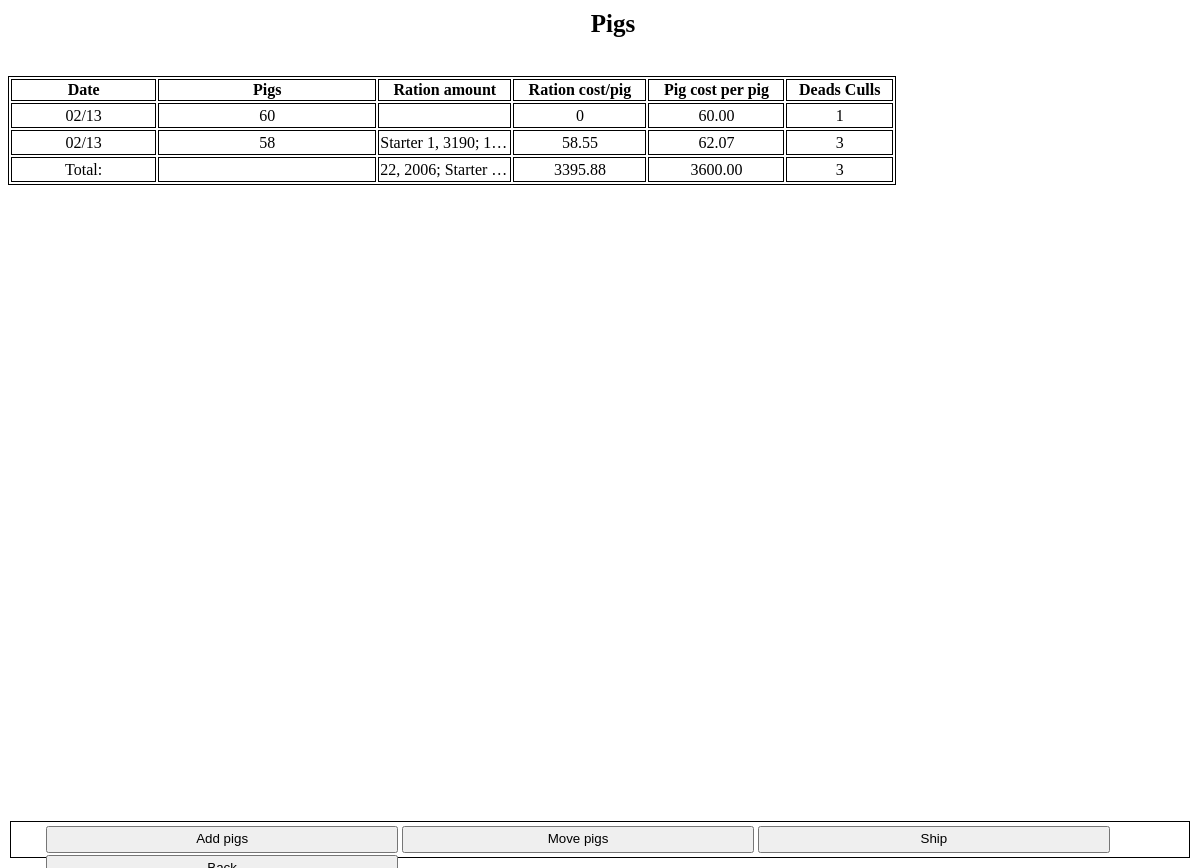
Page /pigs/pen1/pigsforpen/ (signed in) on the committed database.
### pigs/models.py (models this page shows, shortened)
class Pigsinpen(models.Model):
    pigpen = models.ForeignKey(Pigpen,on_delete=models.CASCADE)
    pigs = models.PositiveIntegerField()
    pig_cost_total = models.DecimalField(max_digits=6,decimal_places=2)
    date = models.DateTimeField()
    notes = models.CharField(max_length = 300,blank=True,null = True)

class Pigpen(models.Model):
    pen = models.CharField(max_length=2,primary_key=True)
    def __str__(self):
        return str(self.pen)
    class Meta:
        ordering = ['pen']

### pigs/views.py (the view)
# urls.py: url(r'^pen(?P<pk>[0-9]+)/pigsforpen/$', views.pigsforpen.as_view(), name= 'pigsforpen'),
class pigsforpen(LoginRequiredMixin, generic.DetailView):
    model = Pigpen
    template_name = 'pigs/pigsforpen.html'

### pigs/templatetags/appfilters.py (called while the page is built)
@register.simple_tag
def cost(pigpen,pigs,pigs_in_pen):
    try:
        return round(pigration.objects.filter(pigpen=pigpen).filter(pigsinapen=pigs).aggregate(total = Sum('ration_price'))['total'] / pigs_in_pen ,2)
    except:
        return 0

@register.simple_tag
def totalcost(pigpen):
   try:
        return round(pigration.objects.filter(pigpen=pigpen).aggregate(total= Sum('ration_price'))['total'],2)
   except:
        return 0

@register.filter
def divide(value,key):
        return round(value / key,2)

@register.simple_tag
def ration(pigpen,pigs):
    result = ("; ".join(str(e) for e in list(pigration.objects.values_list('ration').filter(pigpen=pigpen).filter(pigsinapen = pigs).annotate(Sum('ration_amount')).order_by('date'))))
    return result.translate({ord(r): None for r in "(')"})

@register.simple_tag
def rationtotal(pigpen):
     result = ("; ".join(str(e) for e in list(pigration.objects.values_list('ration').order_by('ration').filter(pigpen=pigpen).annotate(Sum('ration_amount')))))
     return result.translate({ord(r): None for r in "(')"})

@register.simple_tag
def deads(pigpen,date):
    d = str(deadculled.objects.filter(pigpen=pigpen).filter(date__lte=date).values_list('dead').aggregate(deads = Coalesce(Sum(F('dead')),0)))
    mod = d.translate({ord(r): None for r in "{}'"})
    return mod

@register.simple_tag
def culls(pigpen,date):
    c = str(deadculled.objects.filter(pigpen=pigpen).filter(date__lte=date).values_list('culled').aggregate(culls = Coalesce(Sum(F('culled')),0)))
    mod = c.translate({ord(r): None for r in "{}'"})
    return mod

@register.simple_tag
def totaldead(pigpen,date):
    td = deadculled.objects.filter(pigpen=pigpen).filter(date__lte=date).aggregate(total=Coalesce(Sum(F('culled')),0) + Coalesce(Sum(F('dead')),0))['total']
    return td

### pigs/templates/pigs/pigsforpen.html (shortened to what this page needs)
﻿<!DOCTYPE html>
{% load static %}
{% load appfilters %}
<link rel="stylesheet" type="text/css" href="{% static 'pigs/pigsforpen.css' %}" />
<link rel="stylesheet" type="text/css" href="{% static 'pigs/Generalstyles.css' %}" />
<link rel="stylesheet" type="text/css" href="{% static 'pigs/formstyles.css' %}" />
<html lang="en" xmlns="http://www.w3.org/1999/xhtml">
<head>
</head>
<body ontouchstart="">
    <div class="headerwitharrow">
        <h1>Pigs</h1>
    </div>
    <div class="tablewrapper">
    <div class="tablescroll">
    <table class="col-m-10 col-9 sortable">
        <tr>
            <th class="col-s-2">Date</th>
            <th class="col-s-1 col-m-2">Pigs</th>
            <th class="col-s-3">Ration amount</th>
            <th class="col-s-2">
                Ration cost/pig
            </th>
            <th class="col-s-2">Pig cost per pig</th>
            <th class="col-s-2">Deads Culls</th>
        </tr>
        {% for pig in pigpen.pigsinpen_set.all %}
        <tr>
            <td class="col-s-2 cos-m-2 col-2">{{pig.date|date:"m/j"}}</td>
            <td class="col-m-2 col-3 col-s-1">{{pig.pigs}}</td>
            {% ration pigpen pig.id as ration %}
            <td class="overflow">{{ration}}</td>
            {% cost pigpen pig.id pig.pigs as cost %}
            <td>{{cost}}</td>
            <td>{{pig.pig_cost_total|divide:pig.pigs}}</td>
            <td class="hovertd">
                <div class="hover">
                    {% totaldead pigpen pig.date %}
                </div>
            </td>
        </tr>
        {% if forloop.last %}
        <tr>
            <td>Total:</td>
            <td>{{pig.p}}</td>
            {% rationtotal pigpen as total%}
            <td class="overflow">{{total}}</td>
            <td>{% totalcost pigpen %}</td>
            <td>{{pig.pig_cost_total}}</td>
            <td>{% totaldead pigpen pig.date %}</td>
        </tr>
        {%endif%}
        {%endfor%}
    </table>
        </div>
        </div>
    <nav>
        <button class="navbutton"><a class="nostyle block" href="{% url 'pigs:addpigs' pigpen %}">Add pigs</a></button>
        {% if pigpen.pigsinpen_set.exists %}
        <button class="navbutton"><a class="nostyle block" href="{% url 'pigs:movepigs' pigpen %}">Move pigs</a></button>
        <button class="navbutton"><a class="nostyle block" href="{% url 'pigs:ship' pigpen %}">Ship</a></button>
        {%else%}
        <button disabled class="navbutton">Move pigs</button>
        <button disabled class="navbutton">Ship</button>
        {%endif%}
        <button class="navbutton displaynone-s displaynone-m"><a class="nostyle block" href="{% url 'pigs:pen' pigpen %}">Back</a></button>
        </nav>
</body>
</html>

### pigs/static/pigs/pigsforpen.css (style rules this page uses)
﻿body, html { overflow:hidden; height:100%; }
table, th, td { border:1px solid black; cursor:default; font-size:1em; }
td { text-align:center; transition:all 3s ease-in-out; }
td.overflow { overflow:hidden; white-space:nowrap; text-overflow:ellipsis; max-width:6ch; }
.tablewrapper { position:relative; height:100%; }
.tablescroll { height: calc(100% - 100px); width:100%; overflow-y:auto; margin-top:50px; overflow-x:hidden; padding-right:27px; }

### pigs/static/pigs/Generalstyles.css (style rules this page uses)
@media screen and (min-width: 768px) { .col-2 { width: 16.66%; } }
@media screen and (min-width: 768px) { .col-3 { width: 25%; } }
@media screen and (min-width: 768px) { .col-9 { width: 75%; } }
a.nostyle { text-decoration:none; color:black; cursor:pointer; display:block; }
a.block { display:block; height:100%; width:100%; }
.headerwitharrow { position:fixed; width:100%; height:40px; display:block; top:10px; z-index:4; }
.headerwitharrow h1 { text-align:center; font-size:25px; white-space:nowrap; width:100%; margin:0 5px 0 5px; }
nav { position:fixed; bottom:10px; right:10px; left:10px; height:35px; background-color:white; border:1px solid black; z-index:99; line-height:35px; display:inline-block; padding-right:5px; }
nav .navbutton { position:relative; vertical-align:middle; left:3%; width:30%; height:78%; bottom:6%; text-align:center; padding:3px 6px 3px; }

### pigs/static/pigs/formstyles.css (style rules this page uses)
td { height:25px; }

### rows in the picture
Pigsinpen: date "02/13", pigs "60", cost "0", pig_cost_total|divide "60.00", date.pen "1"
Pigsinpen: date "02/13", pigs "58", ration "Starter 1, 3190; 1…", cost "58.55", pig_cost_total|divide "62.07", date.pen "3", total "22, 2006; Starter…", pig_cost_total "3600.00"
Pigpen: pen "3395.88"
